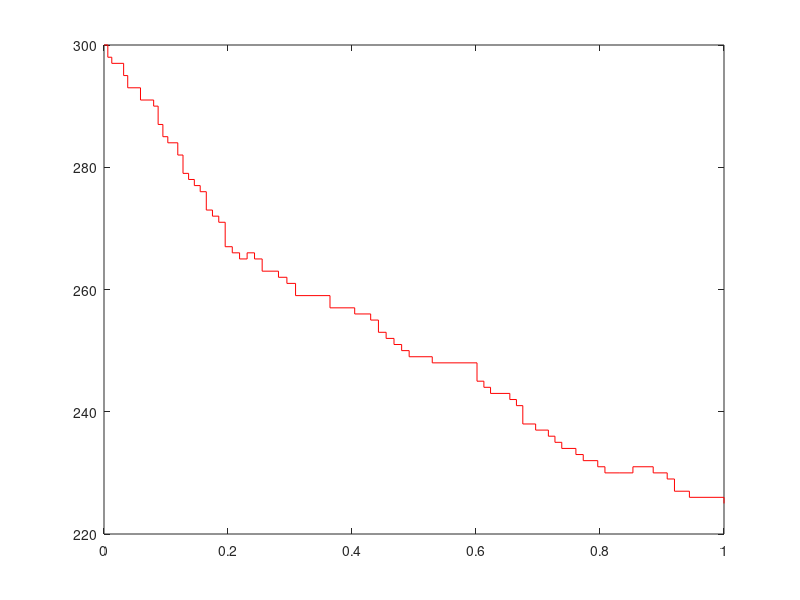

Write MATLAB code to recreate this figure. (Note: this script raises an error after producing the figure.)
clc;
clear

s=load('all-times.txt');

x=load('BSubtilis_Output.txt');

figure();clf
sp=1;

h=stairs(s(:,1),s(:,1+sp),'r'); hold on;

h.LineWidth = 2;

h=plot( x(:,1), x(:,1+sp), 'k.' );
h.MarkerSize = 10;